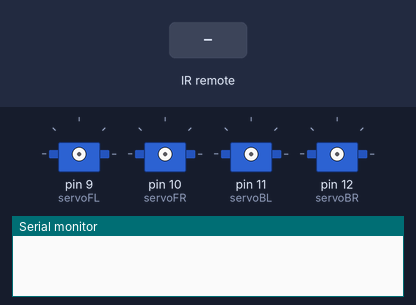
Recording of a sketch running on a simulated Arduino Uno, built with avr-gcc and run on an emulated ATmega328P. Shown: 4 × servo, the last lines printed to the serial monitor. The inputs (shaded band) are chosen by the test bench.

Above: at 1.2 s.
1.3 s: infrared code 0x20DF02FD received
2.8 s: infrared code 0x20DF827D received
At 3.4 s:
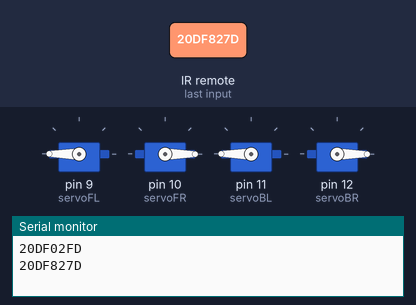
4.3 s: infrared code 0x20DFC23D received
At 4.7 s:
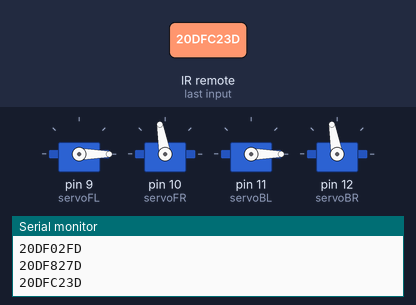
5.8 s: infrared code 0x20DFA25D received
At 7.0 s:
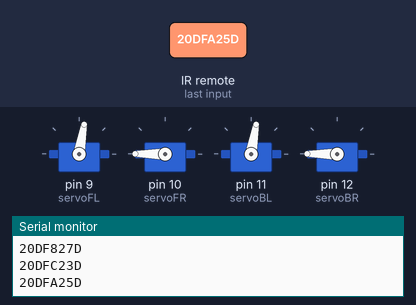
7.3 s: infrared code 0x20DFE01F received
At 8.4 s:
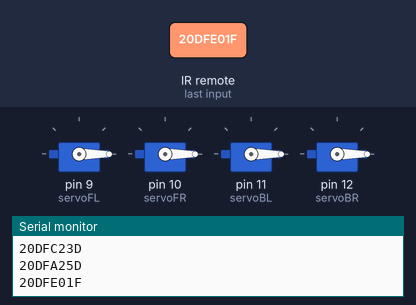
8.8 s: infrared code 0x20DF609F received
At 9.7 s:
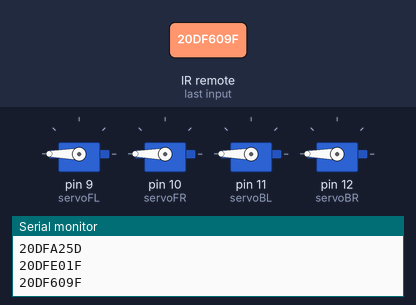
Timing chart, 0 to 11.3 s (numbered marks = the images above; inputs shaded):
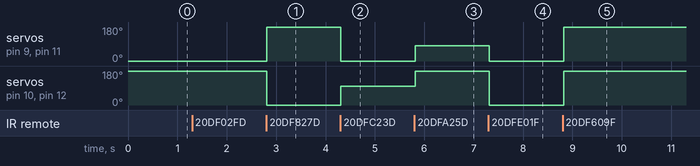

Measured:
- after the input at 2.8 s, servo on pin 9 (servoFL), servo on pin 11 (servoBL): 0° → 180° at once; servo on pin 10 (servoFR), servo on pin 12 (servoBR): 180° → 0° at once
- after the input at 4.3 s, servo on pin 9 (servoFL), servo on pin 11 (servoBL): 180° → 0° at once; servo on pin 10 (servoFR), servo on pin 12 (servoBR): 0° → 100° at once
- after the input at 5.8 s, servo on pin 9 (servoFL), servo on pin 11 (servoBL): 0° → 80° at once; servo on pin 10 (servoFR), servo on pin 12 (servoBR): 100° → 180° at once
- after the input at 7.3 s, servo on pin 9 (servoFL), servo on pin 11 (servoBL): 80° → 0° at once; servo on pin 10 (servoFR), servo on pin 12 (servoBR): 180° → 0° at once
- after the input at 8.8 s, servo on pin 9 (servoFL), servo on pin 10 (servoFR), servo on pin 11 (servoBL), servo on pin 12 (servoBR): 0° → 180° at once

The sketch:

Volt-more.ino
```cpp
// Written by: Mohamed Soliman
// This code is for controlling servo motor with IR remote control
// When clicking at any of two buttons the motor is toggling between the rotation and stop

#include <IRremote.h>      //must copy IRremote library to arduino libraries
#include <Servo.h>
#define bNN 0x20DF02FD
#define bSS 0x20DF827D
#define bNW 0x20DFC23D
#define bNE 0x20DFA25D
#define bWW 0x20DFE01F
#define bEE 0x20DF609F
#define bSE 0x20DFDA25
#define bSW 0x20DF14EB
#define contd 0xFFFFFFFF
#define stopp 0x20DF22DD // ok key

int RECV_PIN = 2;       //IR receiver pin
Servo servoFL, servoFR;
Servo servoBL, servoBR;
int val;                //rotation angle
bool cwRotation, ccwRotation;  //the states of rotation

IRrecv irrecv(RECV_PIN);

decode_results results;

void setup()
{
  Serial.begin(9600);
  irrecv.enableIRIn(); // Start the receiver
  //servoL.attach(9);     //servo pin
  //servoR.attach(10);
}

int left = 90, right = 90;

void loop()
{
  //Serial.println("Loop!");
  if (irrecv.decode(&results)) {
    Serial.println(results.value, HEX);
    irrecv.resume(); // Receive the next value

    switch(results.value)
    {
      case bNN: left = right = 180; break;
      case bSS: left = right = 0; break;
      case bEE: left = 0; right = 180; break;
      case bWW: left = 180; right = 0; break;
      case bNE: left = 100; right = 180; break;
      case bNW: left = 180; right = 100; break;
      case bSE: left = 80; right = 0; break;
      case bSW: left = 0; right = 80; break;
      case stopp: left = right = 90;
      default: break;
    }
    if (left == 90 && right == 90)
    {
      servoFL.detach();
      servoFR.detach();
      servoBL.detach();
      servoBR.detach();
    }
    else
    {
      if (!servoFL.attached()) servoFL.attach(9);
      if (!servoFR.attached()) servoFR.attach(10);
      if (!servoBL.attached()) servoBL.attach(11);
      if (!servoBR.attached()) servoBR.attach(12);
      servoFL.write(180 - left);
      servoBL.write(180 - left);
      servoFR.write(right);
      servoBR.write(right);
    }
  }
  delay(50);          //General speed
}
```
